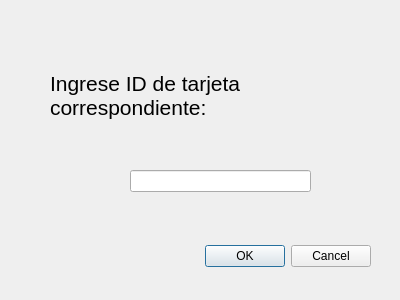
<?xml version="1.0" encoding="UTF-8"?>
<ui version="4.0">
 <class>eliminar_usuario</class>
 <widget class="QDialog" name="eliminar_usuario">
  <property name="geometry">
   <rect>
    <x>0</x>
    <y>0</y>
    <width>400</width>
    <height>300</height>
   </rect>
  </property>
  <property name="windowTitle">
   <string>Eliminar usuario</string>
  </property>
  <widget class="QDialogButtonBox" name="buttonBox">
   <property name="geometry">
    <rect>
     <x>30</x>
     <y>240</y>
     <width>341</width>
     <height>32</height>
    </rect>
   </property>
   <property name="orientation">
    <enum>Qt::Horizontal</enum>
   </property>
   <property name="standardButtons">
    <set>QDialogButtonBox::Cancel|QDialogButtonBox::Ok</set>
   </property>
  </widget>
  <widget class="QLabel" name="label_ingresar">
   <property name="geometry">
    <rect>
     <x>50</x>
     <y>70</y>
     <width>271</width>
     <height>50</height>
    </rect>
   </property>
   <property name="font">
    <font>
     <pointsize>16</pointsize>
    </font>
   </property>
   <property name="text">
    <string>Ingrese ID de tarjeta correspondiente:</string>
   </property>
   <property name="scaledContents">
    <bool>true</bool>
   </property>
   <property name="wordWrap">
    <bool>true</bool>
   </property>
  </widget>
  <widget class="QLineEdit" name="lineEdit_ingresar">
   <property name="geometry">
    <rect>
     <x>130</x>
     <y>170</y>
     <width>181</width>
     <height>22</height>
    </rect>
   </property>
   <property name="font">
    <font>
     <pointsize>12</pointsize>
    </font>
   </property>
   <property name="text">
    <string/>
   </property>
   <property name="maxLength">
    <number>15</number>
   </property>
   <property name="alignment">
    <set>Qt::AlignCenter</set>
   </property>
  </widget>
 </widget>
 <resources/>
 <connections>
  <connection>
   <sender>buttonBox</sender>
   <signal>accepted()</signal>
   <receiver>eliminar_usuario</receiver>
   <slot>accept()</slot>
   <hints>
    <hint type="sourcelabel">
     <x>248</x>
     <y>254</y>
    </hint>
    <hint type="destinationlabel">
     <x>157</x>
     <y>274</y>
    </hint>
   </hints>
  </connection>
  <connection>
   <sender>buttonBox</sender>
   <signal>rejected()</signal>
   <receiver>eliminar_usuario</receiver>
   <slot>reject()</slot>
   <hints>
    <hint type="sourcelabel">
     <x>316</x>
     <y>260</y>
    </hint>
    <hint type="destinationlabel">
     <x>286</x>
     <y>274</y>
    </hint>
   </hints>
  </connection>
 </connections>
</ui>
